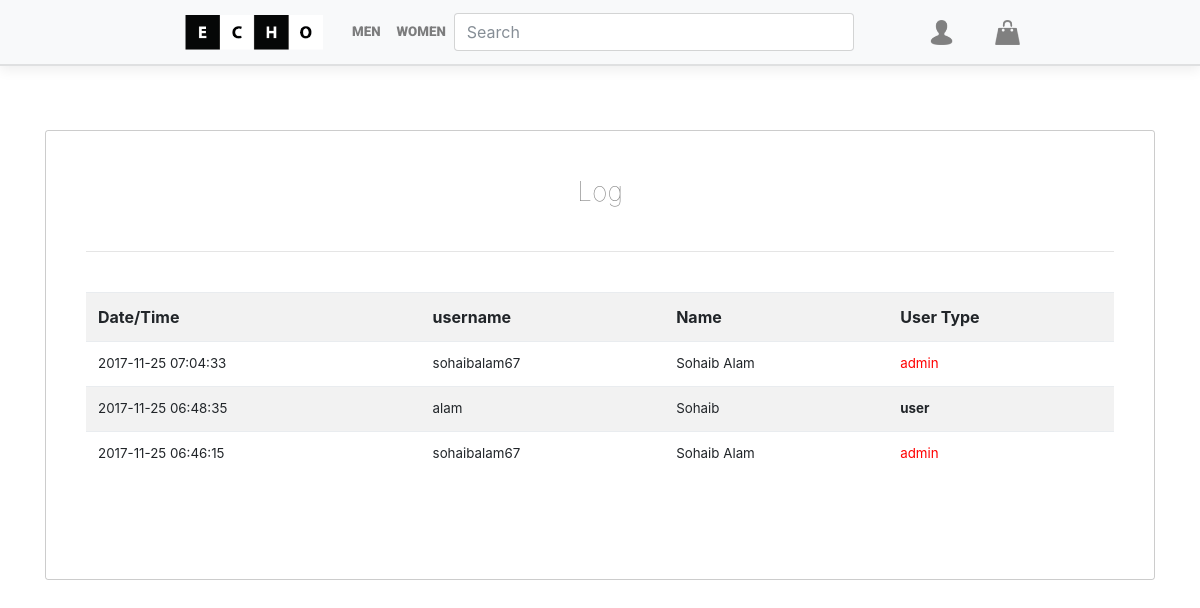
The page /_log.php on the database as committed earlier.
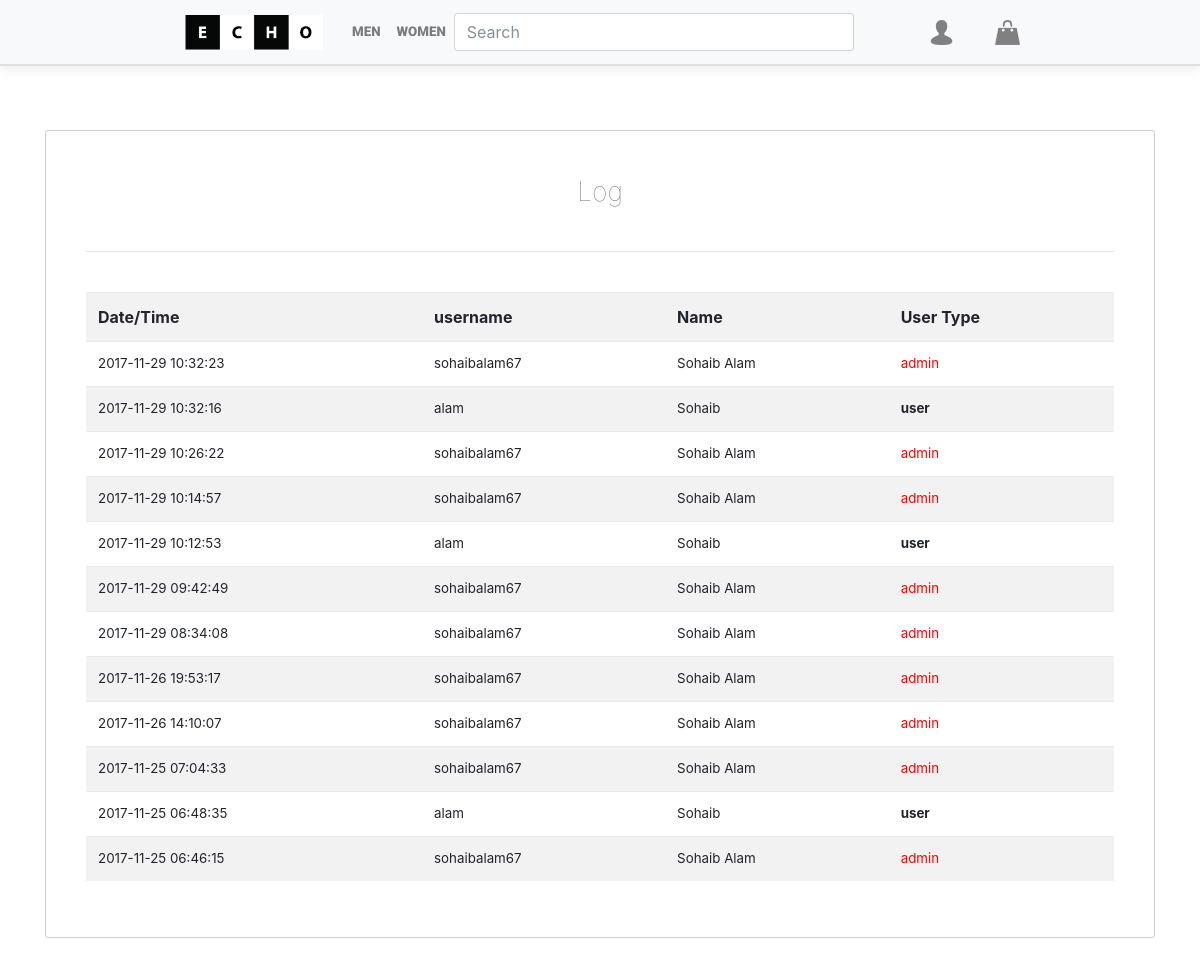
The same page on the database as committed later.
### tables this page shows
CREATE TABLE `log` (
  `time` timestamp NOT NULL DEFAULT CURRENT_TIMESTAMP ON UPDATE CURRENT_TIMESTAMP,
  `user` text NOT NULL
);

CREATE TABLE `users` (
  `name` text NOT NULL,
  `username` text NOT NULL,
  `password` text NOT NULL,
  `picture` text NOT NULL,
  `gender` text NOT NULL,
  `phone` bigint(20) NOT NULL
);

### _log.php (the view, shortened to what this page needs)
<?php
$conn=mysqli_connect('localhost','root','','shopdb');
   $sql = "SELECT  `time`, user, name, (case when user in (SELECT * FROM admins) then 'admin' else 'user' end) as user_type FROM log, users WHERE log.user = users.username ORDER BY `time` DESC  LIMIT 30";
   $retval = mysqli_query( $conn, $sql );
  $i=0;
   while($row = mysqli_fetch_assoc($retval)){
    $arr[$i]=$row;
    $i++;
}
?>
<!DOCTYPE html>
<html>
<head>
	<link rel="stylesheet" type="text/css" href="css/bootstrap.min.css">
    <link rel="stylesheet" type="text/css" href="css/font-awesome.min.css">
	<link rel="stylesheet" type="text/css" href="css/style.css">
</head>
<body>
    <div class="inner_cont4">
      <center>
      <div class="container">
        <div class="row">
          <div class="col-sm-12">
            <div class="contents">
              <div style="font-size: 20pt; color: rgba(0,0,0,0.5); font-weight: lighter;">Log</div><br>
              <hr>
              <br>
              <table style="width: 100%" class="table table-striped">
                <tr style="font-weight: 700">
                  <td>Date/Time</td>
                  <td>username</td>
                  <td>Name</td>
                  <td>User Type</td>
                </tr>
                <?php
                  foreach ($arr as $prodd) {
                    echo '<tr style="font-size:10pt">
                  <td>'.$prodd["time"].'</td>
                  <td>'.$prodd["user"].'</td>
                  <td>'.$prodd["name"].'</td>';
                 if($prodd["user_type"]=='admin'){
                  echo  '<td style="color:red">'.$prodd["user_type"].'</td>';
                 }else{
                  echo ' <td><b>'.$prodd["user_type"].'</b></td>';
                 }
                  }
                ?>
              </table>
            </div>
              <br>
              <br>
          </div>
        </div>
      </div>
      </center>
    </div>
</body>
</html>

Rows that differ between the two databases and show on the page:
added log: time "2017-11-29 10:32:23", user "sohaibalam67", users.name "Sohaib Alam", user_type "admin"
added log: time "2017-11-29 10:32:16", user "alam", users.name "Sohaib", user_type "user"
added log: time "2017-11-29 10:26:22", user "sohaibalam67", users.name "Sohaib Alam", user_type "admin"
added log: time "2017-11-29 10:14:57", user "sohaibalam67", users.name "Sohaib Alam", user_type "admin"
added log: time "2017-11-29 10:12:53", user "alam", users.name "Sohaib", user_type "user"
added log: time "2017-11-29 09:42:49", user "sohaibalam67", users.name "Sohaib Alam", user_type "admin"
added log: time "2017-11-29 08:34:08", user "sohaibalam67", users.name "Sohaib Alam", user_type "admin"
added log: time "2017-11-26 19:53:17", user "sohaibalam67", users.name "Sohaib Alam", user_type "admin"
added log: time "2017-11-26 14:10:07", user "sohaibalam67", users.name "Sohaib Alam", user_type "admin"
